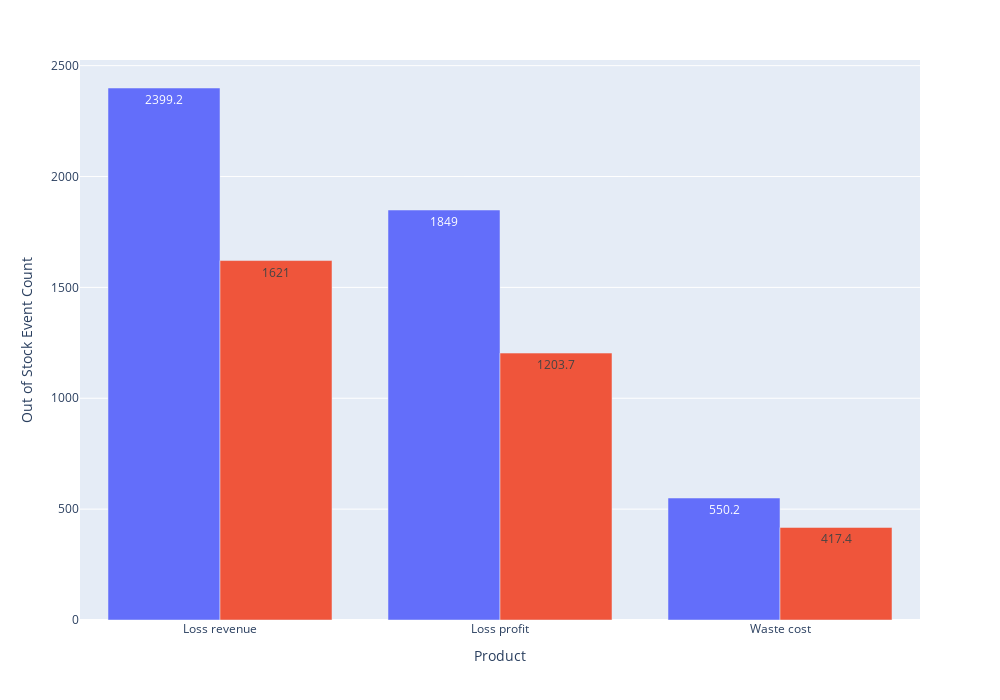

Here is the notebook cell this chart was saved with:
### Code cell
# >>>> Barchart for revenue, profit loss and waste costs with and without optimization
fig = px.bar(results, x="Metric", y='values', color="Method", barmode='group', text="values")
fig.update_layout(showlegend=False, xaxis_title="Product",
    yaxis_title="Out of Stock Event Count",width=1000,
    height=700, title={
                'y':0.9,
        'x':0.5,
        'xanchor': 'center',
        'yanchor': 'top'},
        paper_bgcolor='rgba(0,0,0,0)')
fig.show()

### Figure 1 — Plotly figure (JSON) as saved in the notebook; plotly's stock layout.template omitted (floating-point values rounded to 4 significant figures)
{"data": [{"alignmentgroup": "True", "hovertemplate": "Method=Actual<br>Metric=%{x}<br>values=%{text}<extra></extra>", "legendgroup": "Actual", "marker": {"color": "#636efa"}, "name": "Actual", "offsetgroup": "Actual", "orientation": "v", "showlegend": true, "text": [2399.0, 1849, 550.2], "textposition": "auto", "type": "bar", "x": ["Loss revenue", "Loss profit", "Waste cost"], "xaxis": "x", "y": [2399.0, 1849, 550.2], "yaxis": "y"}, {"alignmentgroup": "True", "hovertemplate": "Method=Predicted w/discounts<br>Metric=%{x}<br>values=%{text}<extra></extra>", "legendgroup": "Predicted w/discounts", "marker": {"color": "#EF553B"}, "name": "Predicted w/discounts", "offsetgroup": "Predicted w/discounts", "orientation": "v", "showlegend": true, "text": [1621, 1204.0, 417.4], "textposition": "auto", "type": "bar", "x": ["Loss revenue", "Loss profit", "Waste cost"], "xaxis": "x", "y": [1621, 1204.0, 417.4], "yaxis": "y"}], "layout": {"barmode": "group", "height": 700, "legend": {"title": {"text": "Method"}, "tracegroupgap": 0}, "margin": {"t": 60}, "paper_bgcolor": "rgba(0,0,0,0)", "showlegend": false, "title": {"x": 0.5, "xanchor": "center", "y": 0.9, "yanchor": "top"}, "width": 1000, "xaxis": {"anchor": "y", "domain": [0, 1], "title": {"text": "Product"}}, "yaxis": {"anchor": "x", "domain": [0, 1], "title": {"text": "Out of Stock Event Count"}}}}
